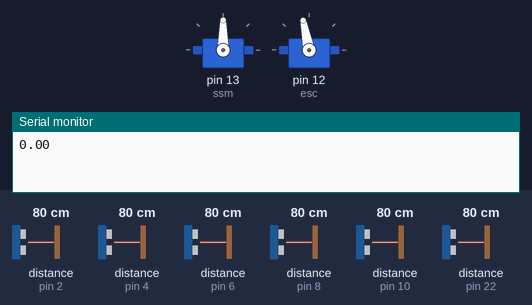
Recording of a sketch running on a simulated Arduino Mega 2560, built with avr-gcc and run on an emulated ATmega2560. Shown: 2 × servo, the last lines printed to the serial monitor. Wiring (inferred from the names in the program): 6 × ultrasonic range finder: trigger pin 3, echo pin 2 / trigger pin 5, echo pin 4 / trigger pin 7, echo pin 6 / trigger pin 9, echo pin 8 / trigger pin 11, echo pin 10 / trigger pin 23, echo pin 22. Inputs (shaded band) come from the test bench; at power-on: distance to the obstacle (sensors on pin 2, pin 8, pin 10, pin 4, pin 6, pin 22) 80 cm. The echo pulse lasts 58.3 µs per cm.

Above: at 2.2 s.
2.3 s: distance to the obstacle (sensor on pin 2) set to 73 cm
3.8 s: distance to the obstacle (sensor on pin 2) set to 65 cm
At 4.8 s:
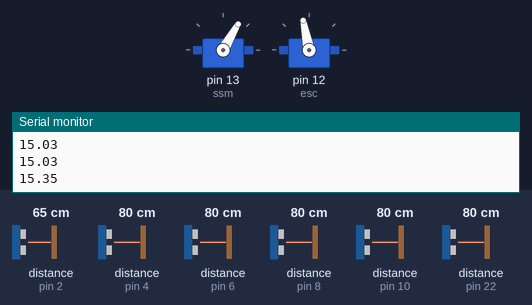
5.5 s: distance to the obstacle (sensor on pin 8) set to 70 cm
At 6.8 s:
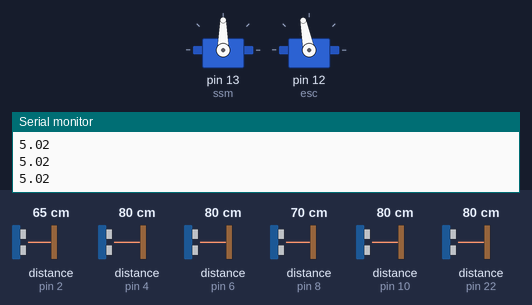
7.1 s: distance to the obstacle (sensor on pin 10) set to 2 cm
At 8.5 s:
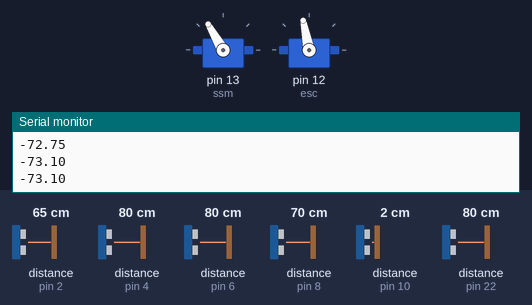
8.8 s: distance to the obstacle (sensor on pin 10) set to 63 cm
10.3 s: distance to the obstacle (sensor on pin 10) set to 71 cm
At 11.4 s:
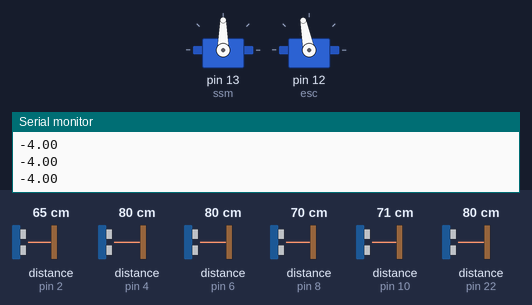
Timing chart, 0 to 13.0 s (numbered marks = the images above; inputs shaded):
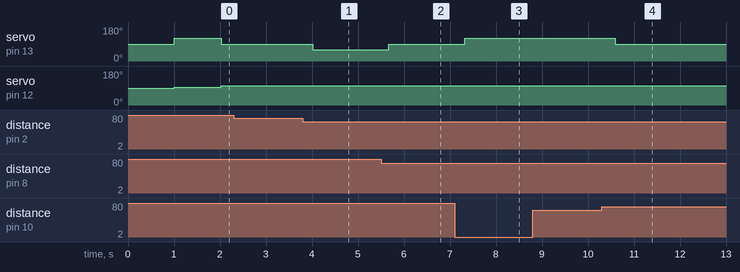

Measured:
- the behaviour switches between 71 and 70 cm on distance to the obstacle (sensor on pin 2) (found by bisection; images 0 and 1)
- the behaviour switches between 75 and 74 cm on distance to the obstacle (sensor on pin 8) (found by bisection; images 1 and 2)
- the behaviour switches between 65 and 66 cm on distance to the obstacle (sensor on pin 10) (found by bisection; images 3 and 4)
- after the input at 3.8 s, servo on pin 13 (ssm): 90° → 60° after 0.22 s
- after the input at 5.5 s, servo on pin 13 (ssm): 60° → 90° after 0.17 s
- after the input at 7.1 s, servo on pin 13 (ssm): 90° → 120° after 0.22 s
- after the input at 10.3 s, servo on pin 13 (ssm): 120° → 90° after 0.30 s

The sketch:

RoboticsRCVehicle_Code.ino
```cpp
#include <Servo.h> //define the servo library
#include <math.h>

Servo ssm; //define that ssm (steering servo motor) is a servo
Servo esc; //define that esc is (similar to) a servo

#define trigPin1 11  // Trig for sensor 1
#define echoPin1 10  // Echo for sensor 1
#define trigPin2 9  // Trig for sensor 2
#define echoPin2 8  // Echo for sensor 2
#define trigPin3 7  // Trig for sensor 3
#define echoPin3 6  // Echo for sensor 3
#define trigPin4 5  // Trig for sensor 4
#define echoPin4 4  // Echo for sensor 4
#define trigPin5 3  // Trig for sensor 5
#define echoPin5 2  // Echo for sensor 5
#define trigPin6 23  // Trig for sensor 6
#define echoPin6 22  // Echo for sensor 6

float duration, distance;
float distance1, distance2, distance3, distance4, distance5, distance6;

int steering=90,velocity=101; //defining values that we'll use later
int driving_trig = 1;

int i = 1;
int j = 1;

void setup()
{
  pinMode(trigPin1, OUTPUT);  //Set the trigPin1 as output
  pinMode(echoPin1, INPUT);   //Set the echoPin1 as input
  pinMode(trigPin2, OUTPUT);  //Set the trigPin2 as output
  pinMode(echoPin2, INPUT);   //Set the echoPin2 as input
  pinMode(trigPin3, OUTPUT);  //Set the trigPin3 as output
  pinMode(echoPin3, INPUT);   //Set the echoPin3 as input
  pinMode(trigPin4, OUTPUT);  //Set the trigPin4 as output
  pinMode(echoPin4, INPUT);   //Set the echoPin4 as input
  pinMode(trigPin5, OUTPUT);  //Set the trigPin5 as output
  pinMode(echoPin5, INPUT);   //Set the echoPin5 as input
  pinMode(trigPin6, OUTPUT);  //Set the trigPin6 as output
  pinMode(echoPin6, INPUT);   //Set the echoPin6 as input

  ssm.attach(13); //define that ssm is connected at pin 12, steering
  esc.attach(12); //define that esc is connected at pin 13, driving
  driving_trig = 1;

  //****************** Vehicle Initialization ********************//
  //***************** Do not change below part *****************//
  esc.write(90);
  delay(1000);
  //***************** Do not change above part *****************//
  Serial.begin(9600); // Starts the serial communication, Serial communications at 57600 bps
}


void loop()
{
//***************** Do not change below part *****************//
  if (driving_trig == 1)
  {
    setVehicle(120,95);
    delay(1000);
    driving_trig = 10;
  }
//***************** Do not change above part *****************//
//******Please input the code of your approaches/algorithms in the below area*****************//

  FindRange(trigPin1, echoPin1);
  distance1 = distance;
  FindRange(trigPin2, echoPin2);
  distance2 = distance;
  FindRange(trigPin3, echoPin3);
  distance3 = distance;
  FindRange(trigPin4, echoPin4);
  distance4 = distance;
  FindRange(trigPin5, echoPin5);
  distance5 = distance;
  FindRange(trigPin6, echoPin6);
  distance6 = distance;

  //Stop Car
  if(distance3 <= 35 && distance4 <=35){
    stopVehicle();
    delay(300);
  }
  //Forward
  else {
    accelerateVehicle();
  }
  //Turn
  if( ((distance1 + distance2) - (distance5 + distance6) < -10 )){//Turn Right
    turnVehicleR();
  }
  else if( ((distance1 + distance2) - (distance5 + distance6) > 10)){//Turn Left
    turnVehicleL();
  }
  else{//Turn straight
    steering = 90;
  }

  setVehicle(steering,velocity);
  Serial.println((distance1 + distance2) - (distance5 + distance6));
  delay(300);
}

//******Please input the code of your approaches/algorithms in the above area*****************************
//*******************************************************************************************
//*******************************************************************************************
//*******************************************************************************************

//******!!!!!!!!!Please don't change any code below!!!!!!!***********************************
//******!!!!!!!!!Please don't change any code below!!!!!!!***********************************
//*******************************************************************************************
//***************** Do not change below part *****************//
void setVehicle(int s, int v)
{
  //********************** Vehicle Control **********************//
  if ((s>=0 && s<=180) && (v>=0&&v<=180))
  {
    ssm.write(s); //write steering value to steering servo
    esc.write(v); //write velocity value to the ESC unit
  }
  else{}
}
//Actions of vehicle------------------------------
//Stop vehicle
void stopVehicle(){
  velocity = 90;
}
//Move forward
void accelerateVehicle(){
  velocity = 101;
}
//-----------Turn-------------
//Turn Right
void turnVehicleR(){
  steering = 120;
}
//Turn Left

void turnVehicleL(){
  steering = 60;
}
//------------------------------------------------
void FindRange(int trigPin, int echoPin)
{
  //Trigger the sensor by sending a HIGH pulse of 10 microseconds. But, before that, give a short LOW pulse to ensure you’ll get a clean HIGH pulse
  digitalWrite(trigPin, LOW); // Send out a Low trigger
  delayMicroseconds(2); // Wait 2 ms
  digitalWrite(trigPin, HIGH); // Send out a High trigger
  delayMicroseconds(10); // Wait 10 ms
  digitalWrite(trigPin, LOW);  //Send out a Low trigger.
  duration = pulseIn(echoPin, HIGH); //Read the HIGH pulse whose duration is the time (in microseconds) from the sending of the ping to the reception of its echo off of an object.
  distance = (duration / 2) * 0.03435; //Sound speed = 0.03435cm/ct
}
//***************** Do not change above part *****************//
```
